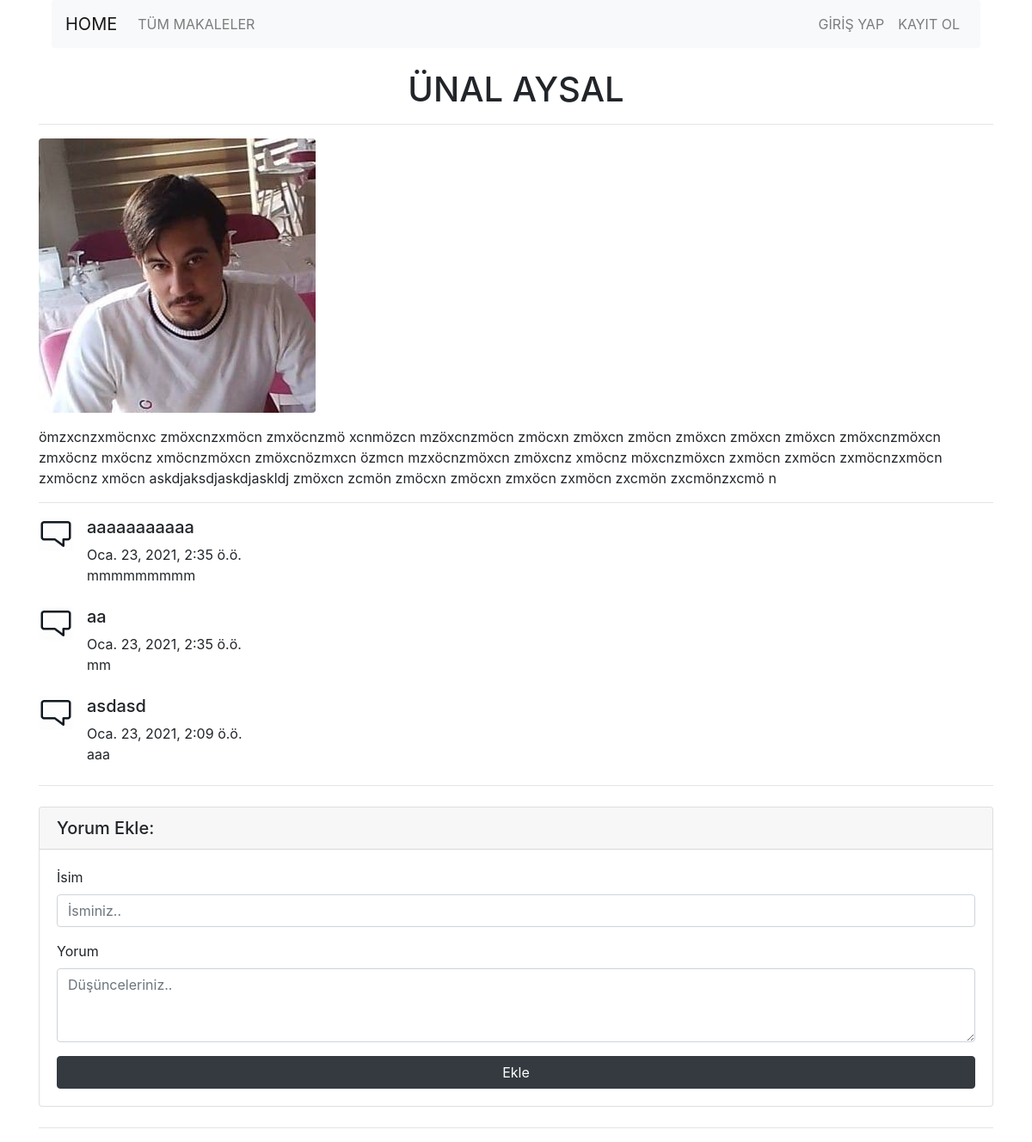
/articles/article/9, run on the app's committed database.
### article/models.py (models this page shows, shortened)
class Article(models.Model):
    author = models.ForeignKey("auth.User",on_delete = models.CASCADE,verbose_name="Yazar")
    title = models.CharField(max_length=50,verbose_name="Başlık")
    content = RichTextField()
    created_date = models.DateTimeField(auto_now_add=True,verbose_name="Oluşturulma Tarihi ")
    article_image = models.FileField(blank=True,null=True,verbose_name="Makaleye Fotoğraf Ekleyiniz")
    class Meta:
        ordering = ['-created_date']

class Comment(models.Model):
    article = models.ForeignKey(Article,on_delete = models.CASCADE,verbose_name="Makale",related_name="comments")
    comment_author = models.CharField(max_length=50,verbose_name="İsim")
    comment_content = models.CharField(max_length=200,verbose_name="Yorum")
    comment_date = models.DateTimeField(auto_now_add=True)
    class Meta:
        ordering = ['-comment_date']

### article/views.py (the view)
# urls.py: path('article/<int:id>',views.detail,name="detail"),
def detail(request,id):
    article = get_object_or_404(Article,id=id)
    comments = article.comments.all()
    return render(request,"detail.html",{"article":article,"comments":comments})

### templates/detail.html (shortened to what this page needs)
{% extends 'base.html' %}
{% block body %}
<div class="row">
    <div class="col-lg-12">
        <h1 class="mt-4 text-center">{{article.title}}</h1>
        <hr>
        {% if article.article_image %}
        <img class="img-fluid rounded" src="{{article.article_image.url}}" alt="">
        {% endif %}
        <p class="lead">{{article.content|safe}}</p>
        <hr>
        {% if comments %}
        {% for comment in comments %}
        <div class="media mb-4">
            <img class="d-flex mr-3" src="/media/commenticon.png" alt="" style="max-width: 40px;max-height: 40px;">
            <div class="media-body">
                <h5 class="mt-0">{{comment.comment_author}}</h5>
                <div>{{comment.comment_date}}</div>
                {{comment.comment_content}}
            </div>
        </div>
        {% endfor %}
        {% else %}
        <div class="alert alert-danger">
            Henüz Yorum Yok !
        </div>
        {% endif %}
        <hr>
        <div class="card my-4">
            <h5 class="card-header">Yorum Ekle:</h5>
            <div class="card-body">
                <form method="post" action="/articles/comment/{{article.id}}">
                    <div class="form-group">
                        <label for="formGroupExampleInput">İsim</label>
                        <input name="comment_author" type="text" class="form-control" id="formGroupExampleInput"
                            placeholder="İsminiz..">
                    </div>
                    <div class="form-group">
                        <label for="formGroupExampleInput">Yorum</label>
                        <textarea name="comment_content" class="form-control" rows="3" placeholder="Düşünceleriniz.."></textarea>
                    </div>
                    <button type="submit" class="btn btn-dark btn-block">Ekle</button>
                </form>
            </div>
        </div>
        <hr>
    </div>
</div>
{% endblock body %}

### data on the page
Article: title "ÜNAL AYSAL", article_image (picture), content "ömzxcnzxmöcnxc zmöxcnzxmöcn zmxöcnzmö xcnmözcn mzöxcnzmöcn zmöcxn zmöxcn zmöcn zmöxcn zmöxcn zmöxcn zmöxcnzmöxcn zmxöcnz mxöcnz xmöcnzmöxcn zmöxcnözmxcn özmcn mzxöcnzmöxcn zmöxcnz xmöcnz möxcnzmöxcn zxmöcn zxmöcn zxmöcnzxmöcn zxmöcnz xmöcn askdjaksdjaskdjaskldj zmöxcn zcmön zmöcxn zmöcxn zmxöcn zxmöcn zxcmön zxcmönzxcmö n"
Comment: comment_author "aaaaaaaaaaa", comment_date "Oca. 23, 2021, 2:35 ö.ö.", comment_content "mmmmmmmmm"
Comment: comment_author "aa", comment_date "Oca. 23, 2021, 2:35 ö.ö.", comment_content "mm"
Comment: comment_author "asdasd", comment_date "Oca. 23, 2021, 2:09 ö.ö.", comment_content "aaa"
